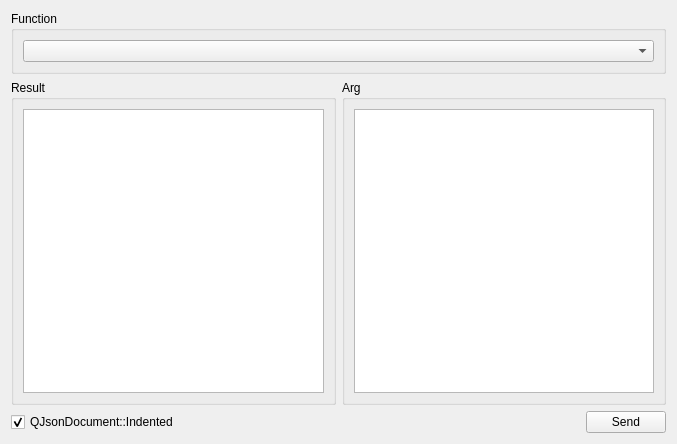
<?xml version="1.0" encoding="UTF-8"?>
<ui version="4.0">
 <class>TabCommonUnit</class>
 <widget class="QWidget" name="TabCommonUnit">
  <property name="geometry">
   <rect>
    <x>0</x>
    <y>0</y>
    <width>677</width>
    <height>444</height>
   </rect>
  </property>
  <property name="windowTitle">
   <string>Form</string>
  </property>
  <layout class="QVBoxLayout" name="verticalLayout">
   <item>
    <widget class="QGroupBox" name="groupBox_3">
     <property name="title">
      <string>Function</string>
     </property>
     <layout class="QVBoxLayout" name="verticalLayout_4">
      <item>
       <widget class="QComboBox" name="comboBox"/>
      </item>
     </layout>
    </widget>
   </item>
   <item>
    <layout class="QHBoxLayout" name="horizontalLayout_2">
     <item>
      <widget class="QGroupBox" name="groupBox">
       <property name="title">
        <string>Result</string>
       </property>
       <layout class="QVBoxLayout" name="verticalLayout_2">
        <item>
         <widget class="QTextEdit" name="textEdit_ret">
          <property name="acceptRichText">
           <bool>false</bool>
          </property>
         </widget>
        </item>
       </layout>
      </widget>
     </item>
     <item>
      <widget class="QGroupBox" name="groupBox_2">
       <property name="title">
        <string>Arg</string>
       </property>
       <layout class="QVBoxLayout" name="verticalLayout_3">
        <item>
         <widget class="QTextEdit" name="textEdit_arg">
          <property name="acceptRichText">
           <bool>false</bool>
          </property>
         </widget>
        </item>
       </layout>
      </widget>
     </item>
    </layout>
   </item>
   <item>
    <layout class="QHBoxLayout" name="horizontalLayout">
     <item>
      <widget class="QCheckBox" name="checkBox">
       <property name="text">
        <string>QJsonDocument::Indented</string>
       </property>
       <property name="checked">
        <bool>true</bool>
       </property>
      </widget>
     </item>
     <item>
      <spacer name="horizontalSpacer">
       <property name="orientation">
        <enum>Qt::Horizontal</enum>
       </property>
       <property name="sizeHint" stdset="0">
        <size>
         <width>40</width>
         <height>20</height>
        </size>
       </property>
      </spacer>
     </item>
     <item>
      <widget class="QPushButton" name="pushButton_send">
       <property name="text">
        <string>Send</string>
       </property>
      </widget>
     </item>
    </layout>
   </item>
  </layout>
 </widget>
 <resources/>
 <connections/>
</ui>
